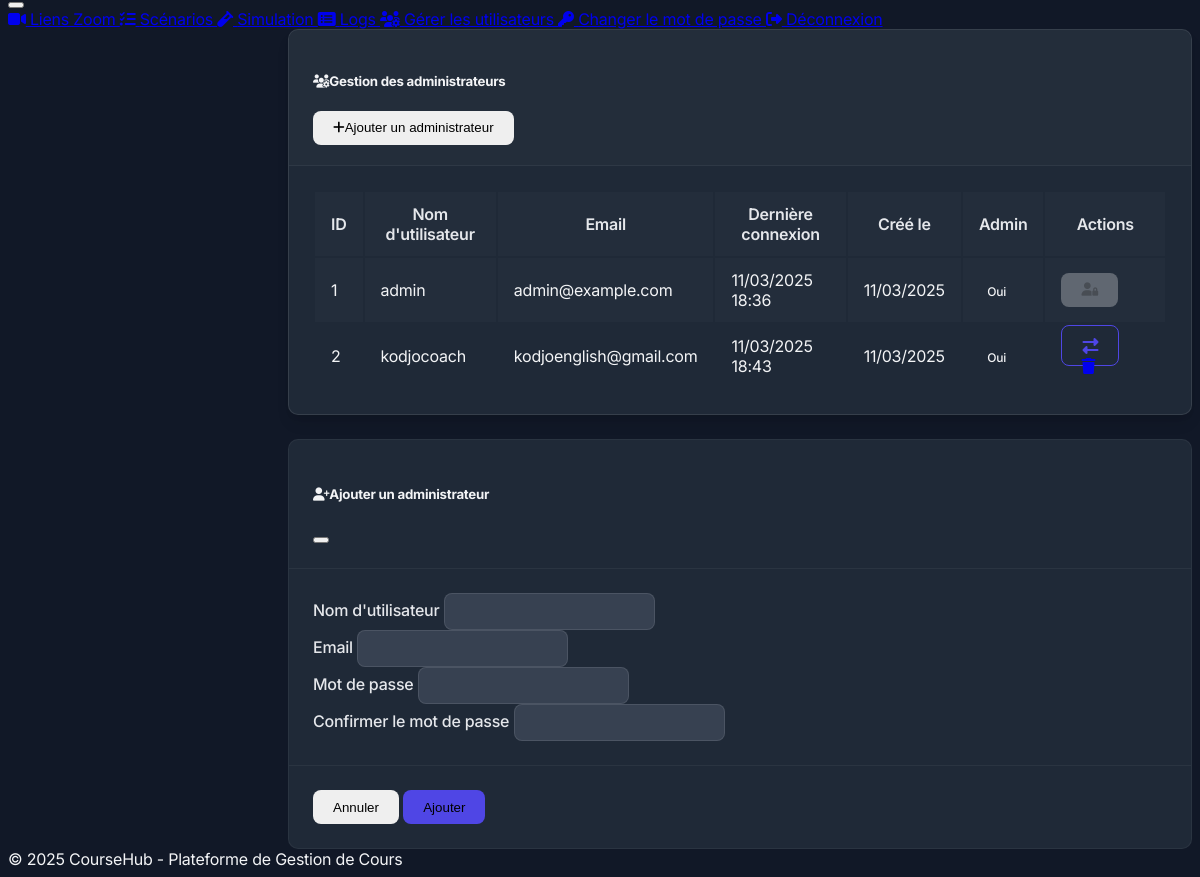
The page /admin-users (signed in, lower part) on the database as committed earlier.
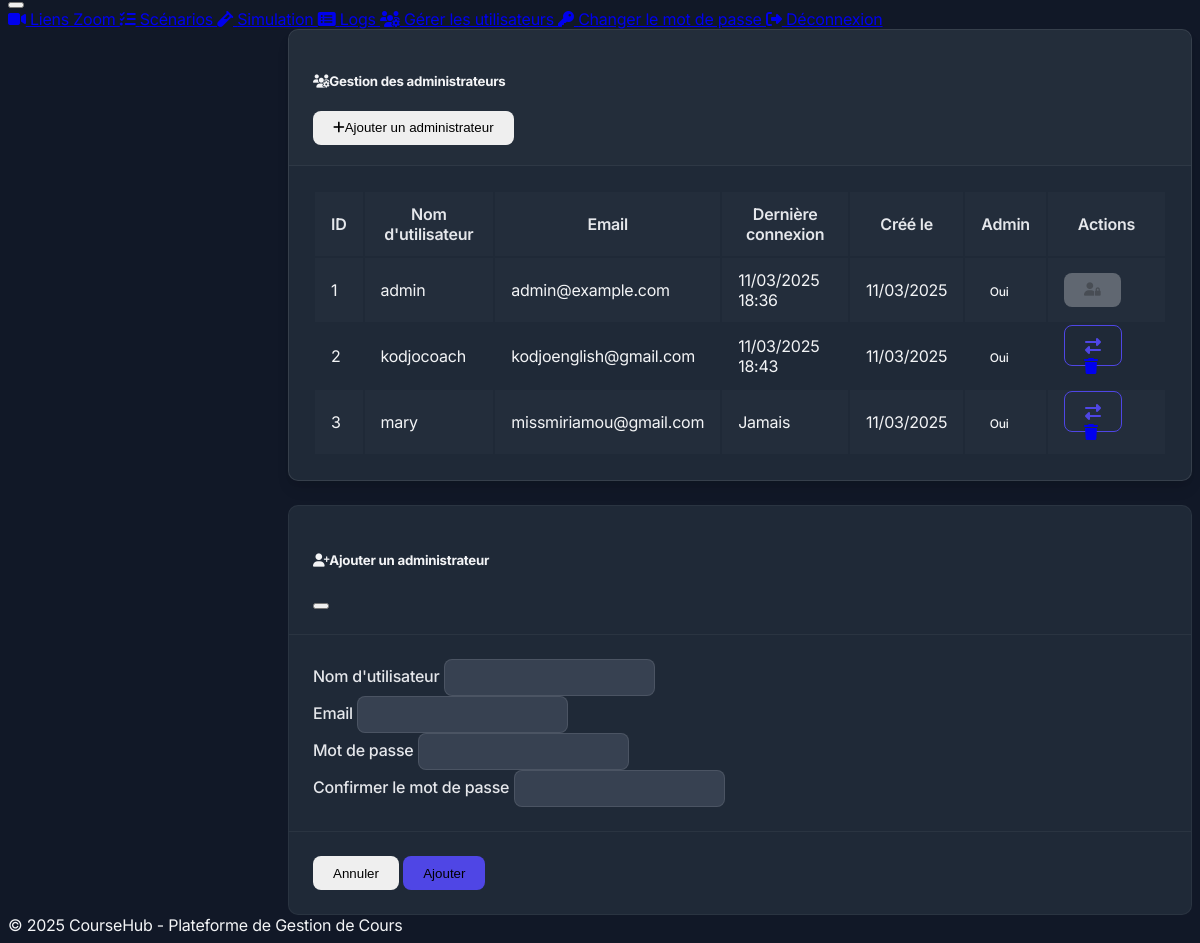
The same page on the database as committed later.
### models.py (models this page shows, shortened)
class User(UserMixin, db.Model):
    id = db.Column(db.Integer, primary_key=True)
    username = db.Column(db.String(64), unique=True, nullable=False)
    email = db.Column(db.String(120), unique=True, nullable=False)
    password_hash = db.Column(db.String(256), nullable=False)
    is_admin = db.Column(db.Boolean, default=False)
    created_at = db.Column(db.DateTime, default=datetime.utcnow)
    last_login = db.Column(db.DateTime, nullable=True)

### routes.py (the view, shortened to what this page needs)
    @app.route('/admin-users', methods=['GET', 'POST'])
    @login_required
    def admin_users():
        if not current_user.is_admin:
            flash('Accès refusé. Vous devez être administrateur pour accéder à cette page.', 'danger')
            return redirect(url_for('dashboard'))
        form = AddAdminForm()
        users = User.query.all()
        return render_template('admin_users.html', users=users, form=form, current_user=current_user)

### forms.py (shortened to what this page needs)
class AddAdminForm(FlaskForm):
    username = StringField('Nom d\'utilisateur', validators=[DataRequired()])
    email = StringField('Email', validators=[DataRequired(), Email()])
    password = PasswordField('Mot de passe', validators=[
        DataRequired(),
        Length(min=8, message='Le mot de passe doit contenir au moins 8 caractères.')
    ])
    password2 = PasswordField('Confirmer le mot de passe', validators=[
        DataRequired(),
        EqualTo('password', message='Les mots de passe doivent correspondre.')
    ])
    submit = SubmitField('Ajouter')

### app.py (called while the page is built)
@login_manager.user_loader
def load_user(user_id):
    from models import User
    return User.query.get(int(user_id))

### templates/admin_users.html (shortened to what this page needs)
{% extends "layout.html" %}
{% block content %}
<div class="row">
    <div class="col-12">
        <div class="card shadow-sm border-0 rounded-lg mb-4">
            <div class="card-header bg-primary text-white d-flex justify-content-between align-items-center">
                <h5 class="mb-0"><i class="fas fa-users-cog me-2"></i>Gestion des administrateurs</h5>
                <button type="button" class="btn btn-sm btn-light" data-bs-toggle="modal" data-bs-target="#addAdminModal">
                    <i class="fas fa-plus me-1"></i>Ajouter un administrateur
                </button>
            </div>
            <div class="card-body">
                {% if users %}
                <div class="table-responsive">
                    <table class="table table-striped table-hover">
                        <thead class="table-light">
                            <tr>
                                <th>ID</th>
                                <th>Nom d'utilisateur</th>
                                <th>Email</th>
                                <th>Dernière connexion</th>
                                <th>Créé le</th>
                                <th>Admin</th>
                                <th>Actions</th>
                            </tr>
                        </thead>
                        <tbody>
                            {% for user in users %}
                            <tr>
                                <td>{{ user.id }}</td>
                                <td>{{ user.username }}</td>
                                <td>{{ user.email }}</td>
                                <td>
                                    {% if user.last_login %}
                                        {{ user.last_login.strftime('%d/%m/%Y %H:%M') }}
                                    {% else %}
                                        <span class="text-muted">Jamais</span>
                                    {% endif %}
                                </td>
                                <td>{{ user.created_at.strftime('%d/%m/%Y') }}</td>
                                <td>
                                    {% if user.is_admin %}
                                        <span class="badge bg-success">Oui</span>
                                    {% else %}
                                        <span class="badge bg-secondary">Non</span>
                                    {% endif %}
                                </td>
                                <td>
                                    <div class="btn-group btn-group-sm" role="group">
                                        {% if user.id != current_user.id %}
                                        <a href="{{ url_for('toggle_admin', user_id=user.id) }}" class="btn btn-outline-primary" title="Changer le statut admin">
                                            <i class="fas fa-exchange-alt"></i>
                                        </a>
                                        <a href="{{ url_for('delete_user', user_id=user.id) }}" class="btn btn-outline-danger" title="Supprimer"
                                           onclick="return confirm('Êtes-vous sûr de vouloir supprimer cet utilisateur?');">
                                            <i class="fas fa-trash"></i>
                                        </a>
                                        {% else %}
                                        <button class="btn btn-outline-secondary" disabled title="Vous ne pouvez pas modifier votre propre compte">
                                            <i class="fas fa-user-lock"></i>
                                        </button>
                                        {% endif %}
                                    </div>
                                </td>
                            </tr>
                            {% endfor %}
                        </tbody>
                    </table>
                </div>
                {% else %}
                <div class="alert alert-info">
                    <i class="fas fa-info-circle me-2"></i>Aucun utilisateur trouvé.
                </div>
                {% endif %}
            </div>
        </div>
    </div>
</div>
<div class="modal fade" id="addAdminModal" tabindex="-1" aria-labelledby="addAdminModalLabel" aria-hidden="true">
    <div class="modal-dialog">
        <div class="modal-content">
            <div class="modal-header bg-primary text-white">
                <h5 class="modal-title" id="addAdminModalLabel">
                    <i class="fas fa-user-plus me-2"></i>Ajouter un administrateur
                </h5>
                <button type="button" class="btn-close" data-bs-dismiss="modal" aria-label="Close"></button>
            </div>
            <form method="post" action="{{ url_for('admin_users') }}">
                <div class="modal-body">
                    <div class="mb-3">
                        <label for="username" class="form-label">{{ form.username.label }}</label>
                        {{ form.username(class="form-control", id="username") }}
                    </div>
                    <div class="mb-3">
                        <label for="email" class="form-label">{{ form.email.label }}</label>
                        {{ form.email(class="form-control", id="email") }}
                    </div>
                    <div class="mb-3">
                        <label for="password" class="form-label">{{ form.password.label }}</label>
                        {{ form.password(class="form-control", id="password") }}
                    </div>
                    <div class="mb-3">
                        <label for="password2" class="form-label">{{ form.password2.label }}</label>
                        {{ form.password2(class="form-control", id="password2") }}
                    </div>
                </div>
                <div class="modal-footer">
                    <button type="button" class="btn btn-secondary" data-bs-dismiss="modal">Annuler</button>
                    {{ form.submit(class="btn btn-primary") }}
                </div>
            </form>
        </div>
    </div>
</div>
{% endblock %}

### templates/layout.html (shortened to what this page needs)
<!DOCTYPE html>
<html lang="en" data-bs-theme="dark">
<head>
    <link href="https://cdn.replit.com/agent/bootstrap-agent-dark-theme.min.css" rel="stylesheet">
    <link rel="stylesheet" href="https://cdnjs.cloudflare.com/ajax/libs/font-awesome/6.4.0/css/all.min.css">
    <link rel="stylesheet" href="{{ url_for('static', filename='css/custom.css') }}">
</head>
<body>
    <div class="d-flex flex-column min-vh-100">
        <div class="d-flex flex-grow-1">
            {% if current_user.is_authenticated %}
            <div class="offcanvas offcanvas-bottom bg-dark text-light" tabindex="-1" id="mobileMenu">
                <div class="offcanvas-header">
                    <button type="button" class="btn-close btn-close-white" data-bs-dismiss="offcanvas" aria-label="Close"></button>
                </div>
                <div class="offcanvas-body">
                    <div class="list-group list-group-flush bg-dark">
                        <a href="{{ url_for('zoom_links') }}" class="list-group-item list-group-item-action bg-dark text-light">
                            <i class="fas fa-video me-2"></i> Liens Zoom
                        </a>
                        <a href="{{ url_for('scenarios') }}" class="list-group-item list-group-item-action bg-dark text-light">
                            <i class="fas fa-tasks me-2"></i> Scénarios
                        </a>
                        <a href="{{ url_for('simulation') }}" class="list-group-item list-group-item-action bg-dark text-light">
                            <i class="fas fa-vial me-2"></i> Simulation
                        </a>
                        <a href="{{ url_for('logs') }}" class="list-group-item list-group-item-action bg-dark text-light">
                            <i class="fas fa-list-alt me-2"></i> Logs
                        </a>
                        {% if current_user.is_admin %}
                        <a href="{{ url_for('admin_users') }}" class="list-group-item list-group-item-action bg-dark text-light">
                            <i class="fas fa-users-cog me-2"></i> Gérer les utilisateurs
                        </a>
                        {% endif %}
                        <a href="{{ url_for('change_password') }}" class="list-group-item list-group-item-action bg-dark text-light">
                            <i class="fas fa-key me-2"></i> Changer le mot de passe
                        </a>
                        <a href="{{ url_for('logout') }}" class="list-group-item list-group-item-action bg-dark text-light">
                            <i class="fas fa-sign-out-alt me-2"></i> Déconnexion
                        </a>
                    </div>
                </div>
            </div>
            {% endif %}
            <main class="flex-grow-1 pt-4 pb-5 {% if current_user.is_authenticated %}content-with-sidebar{% endif %}">
                <div class="container-fluid px-4 pb-5">
                    {% block content %}{% endblock %}
                </div>
            </main>
        </div>
        <footer class="footer py-3 mt-auto border-top">
            <div class="container-fluid px-4 text-center">
                <span class="text-muted">© 2025 CourseHub - Plateforme de Gestion de Cours</span>
            </div>
        </footer>
    </div>
</body>
</html>

### static/css/custom.css (style rules this page uses)
:root { --sidebar-width: 280px; --navbar-height: 60px; --card-border-radius: 10px; --btn-border-radius: 8px; --animation-duration: 0.2s; }
body { min-height: 100vh; font-family: 'Inter', sans-serif; font-weight: 400; letter-spacing: -0.015em; background-color: #111827; color: #f3f4f6; }
.content-with-sidebar { margin-left: 0; }
@media (min-width: 992px) { .content-with-sidebar { margin-left: var(--sidebar-width); } }
.card { border-radius: var(--card-border-radius); border: 1px solid rgba(255, 255, 255, 0.1); background-color: #1f2937; margin-bottom: 1.5rem; box-shadow: 0 10px 15px -3px rgba(0, 0, 0, 0.1), 0 4px 6px -2px rgba(0, 0, 0, 0.05); transition: transform var(--animation-duration), box-shadow var(--animation-duration); }
.card-header { background-color: rgba(255, 255, 255, 0.02); border-bottom: 1px solid rgba(255, 255, 255, 0.05); border-top-left-radius: var(--card-border-radius) !important; border-top-right-radius: var(--card-border-radius) !important; padding: 1.25rem 1.5rem; font-weight: 600; }
.card-body { padding: 1.5rem; }
.btn { border-radius: var(--btn-border-radius); padding: 0.6rem 1.25rem; font-weight: 500; transition: all var(--animation-duration); border: none; }
.btn-primary { background-color: #4f46e5; border-color: #4f46e5; }
.btn-outline-primary { border: 1px solid #4f46e5; color: #4f46e5; }
.table { border-color: rgba(255, 255, 255, 0.05); color: #f3f4f6; }
.table th { background-color: rgba(255, 255, 255, 0.02); font-weight: 600; color: #e5e7eb; border-bottom-width: 1px; padding: 0.75rem 1rem; }
.table td { padding: 0.75rem 1rem; border-color: rgba(255, 255, 255, 0.05); }
.table-striped > tbody > tr:nth-of-type(odd) { background-color: rgba(255, 255, 255, 0.02); }
.badge { font-weight: 500; padding: 0.4em 0.7em; border-radius: 6px; font-size: 0.75rem; }
.form-control, .form-select { border-radius: 8px; padding: 0.625rem 1rem; background-color: #374151; border: 1px solid rgba(255, 255, 255, 0.1); color: #f3f4f6; transition: border-color var(--animation-duration), box-shadow var(--animation-duration); }
.form-label { font-weight: 500; margin-bottom: 0.5rem; color: #e5e7eb; }
.modal-content { background-color: #1f2937; border-radius: var(--card-border-radius); border: 1px solid rgba(255, 255, 255, 0.05); }
.modal-header { border-bottom: 1px solid rgba(255, 255, 255, 0.05); padding: 1.5rem; }
.modal-footer { border-top: 1px solid rgba(255, 255, 255, 0.05); padding: 1.5rem; }
.modal-body { padding: 1.5rem; }

Rows that differ between the two databases and show on the page:
added User: id "3", username "mary", email "missmiriamou@gmail.com", shows "Jamais", created_at "11/03/2025", is_admin "Oui"
